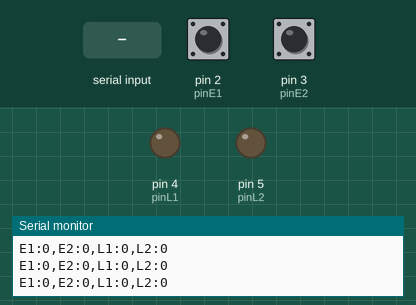
The sketch below on a simulated Arduino Uno, built with avr-gcc and run on an emulated ATmega328P. On the bench: output pins drawn as LEDs (lit = HIGH), the last lines printed to the serial monitor. The test bench sets the inputs (shaded band); at power-on: pin 2 (pinE1) HIGH, pin 3 (pinE2) HIGH.

Above: at 2.2 s.
2.3 s: "A" received over Serial
At 3.5 s:
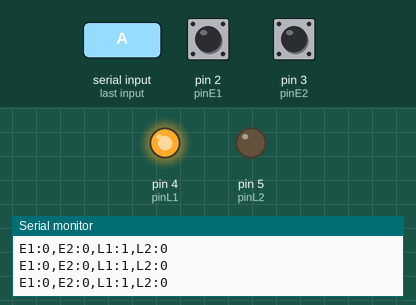
3.8 s: "B" received over Serial
At 5.0 s:
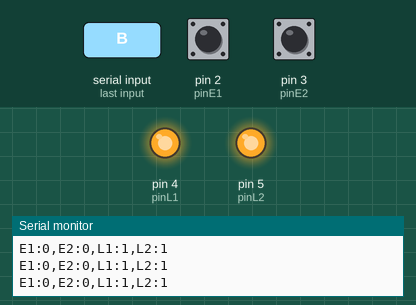
5.3 s: "a" received over Serial
At 5.7 s:
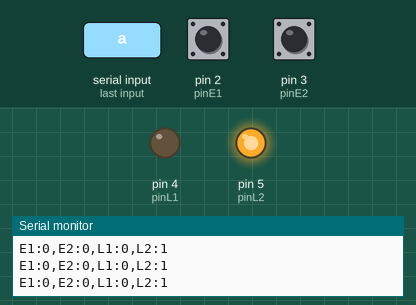
6.8 s: "b" received over Serial
At 7.8 s:
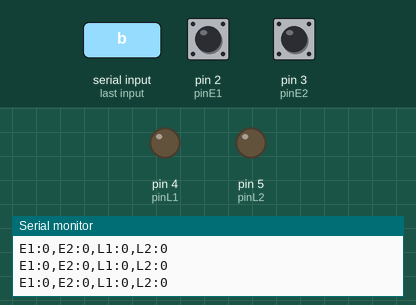
Timing chart, 0 to 9.3 s (numbered marks = the images above; inputs shaded):
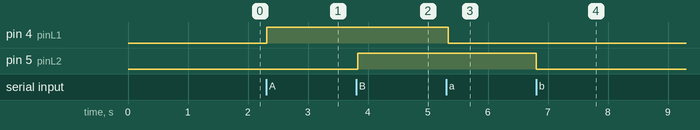

The sketch:

TP7.ino
```cpp
const int pinE1 = 2; // Pin digital para la entrada 1
const int pinE2 = 3; // Pin digital para la entrada 2
const int pinL1 = 4; // Pin digital para el LED 1
const int pinL2 = 5; // Pin digital para el LED 2

int estadoE1 = 0;
int estadoE2 = 0;
int estadoL1 = 0;
int estadoL2 = 0;

void setup() {
  Serial.begin(115200);
  delay(1000);

  pinMode(pinE1, INPUT_PULLUP);
  pinMode(pinE2, INPUT_PULLUP);
  pinMode(pinL1, OUTPUT);
  pinMode(pinL2, OUTPUT);

  digitalWrite(pinL1, LOW);
  digitalWrite(pinL2, LOW);
}

void loop() {
  // Leemos el estado de los botones (con Pullup, presionado es LOW, lo invertimos con '!')
  estadoE1 = !digitalRead(pinE1);
  estadoE2 = !digitalRead(pinE2);

  // Ver si llegó algo de Processing
  if (Serial.available() > 0) {
    char comando = (char)Serial.read();

    if (comando == 'A') {
      digitalWrite(pinL1, HIGH);
      estadoL1 = 1;
    } else if (comando == 'a') {
      digitalWrite(pinL1, LOW);
      estadoL1 = 0;
    } else if (comando == 'B') {
      digitalWrite(pinL2, HIGH);
      estadoL2 = 1;
    } else if (comando == 'b') {
      digitalWrite(pinL2, LOW);
      estadoL2 = 0;
    }
  }

  // Mandar el estado completo a Processing
  Serial.print("E1:");
  Serial.print(estadoE1);
  Serial.print(",E2:");
  Serial.print(estadoE2);
  Serial.print(",L1:");
  Serial.print(estadoL1);
  Serial.print(",L2:");
  Serial.println(estadoL2);

  delay(50);
}
```

Measured:
- after the input at 2.3 s, pin 4 (pinL1): LOW → HIGH at once
- after the input at 3.8 s, pin 5 (pinL2): LOW → HIGH at once
- after the input at 5.3 s, pin 4 (pinL1): HIGH → LOW at once
- after the input at 6.8 s, pin 5 (pinL2): HIGH → LOW at once
